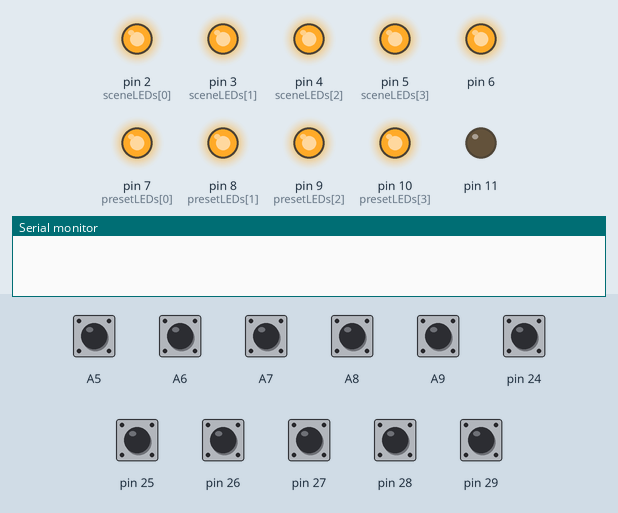
Recording of a program running on a simulated Teensy 3. On the bench: output pins drawn as LEDs (lit = HIGH), the last lines printed to the serial monitor. The inputs (shaded band) are chosen by the test bench; at power-on: A5–9, pin 24–29 HIGH. MIDI output is not drawn.

Above: at 1.2 s.
1.3 s: A5 pulled LOW for 0.15 s
At 2.5 s:
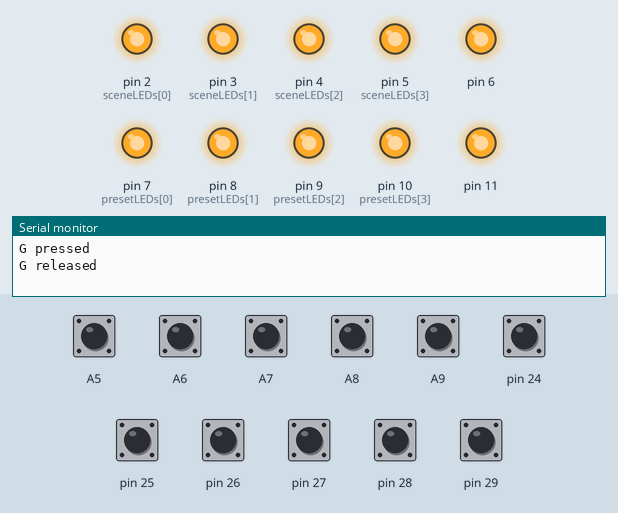
2.9 s: A6 pulled LOW for 0.15 s
At 3.8 s:
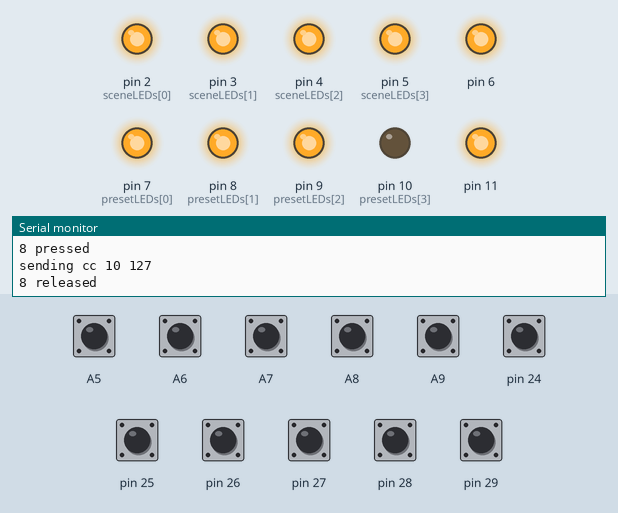
4.5 s: pin 28 pulled LOW for 0.15 s
At 5.0 s:
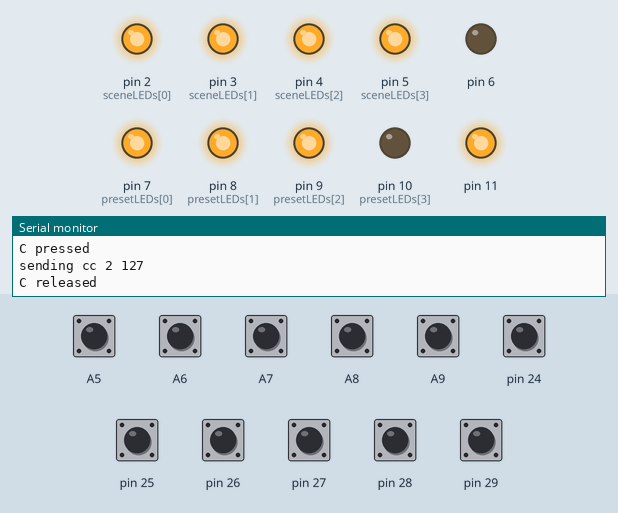
6.1 s: A7 pulled LOW for 0.15 s
At 7.3 s:
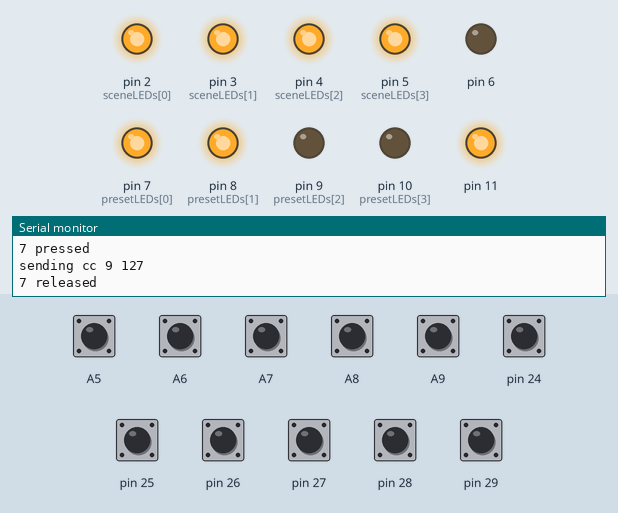
7.7 s: A8 pulled LOW for 0.15 s
At 8.7 s:
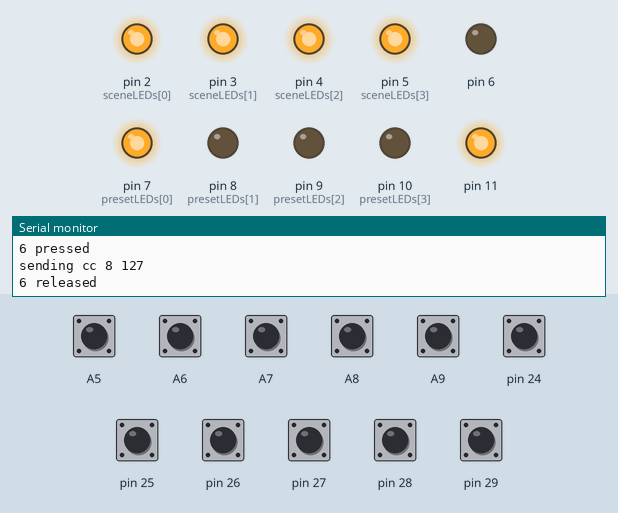
9.3 s: A9 pulled LOW for 0.15 s
At 9.9 s:
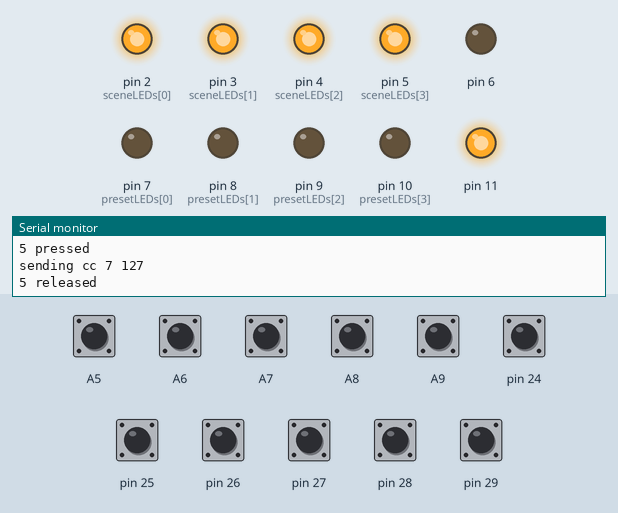
Timing chart, 0 to 11.9 s (numbered marks = the images above; inputs shaded):
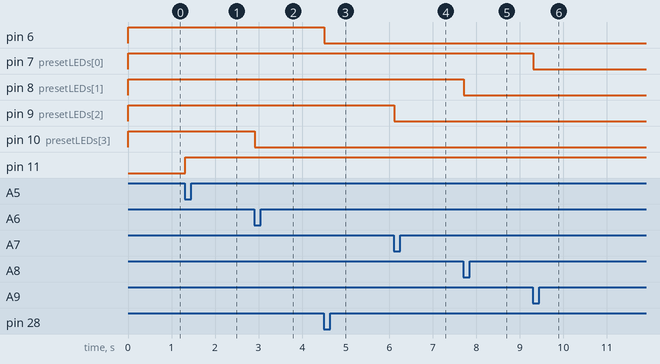

The program:

main.cpp
```cpp
/*
mode 1 - "preset mode"
sends CC/PGM combination for preset select, and CC for scene select
1-4: CC#1 (scene select 1-4)
5-8: CC#0/PGM preset select 1-4

mode 2 - "stomp mode"
sends CCs for block bypass/other switch functions
1-8: CC#3-10

both modes
b: CC#11 (tap tempo)
c: CC#2 (fx return bypass)
*/

#include <Arduino.h>
#include <MIDI.h>
#include "Footswitch.h"
#include "ModeFootswitch.h"

#define SWITCH_COUNT 10

MIDI_CREATE_INSTANCE(HardwareSerial, Serial5, MIDI);
Footswitch *switchesPresetMode[SWITCH_COUNT];
Footswitch *switchesStompMode[SWITCH_COUNT];
ModeFootswitch *modeFootswitch;

void setup()
{
  // PRESET MODE
  switchesPresetMode[0] = new Footswitch('1', 24, 2);  // scene 1
  switchesPresetMode[1] = new Footswitch('2', 25, 3);  // scene 2
  switchesPresetMode[2] = new Footswitch('3', 26, 4);  // scene 3
  switchesPresetMode[3] = new Footswitch('4', 27, 5);  // scene 4
  switchesPresetMode[4] = new Footswitch('B', 29, -1); // tap tempo
  switchesPresetMode[5] = new Footswitch('C', 28, 6);  // fx return
  switchesPresetMode[6] = new Footswitch('5', 23, 7);  // n/a
  switchesPresetMode[7] = new Footswitch('6', 22, 8);  // preset 1
  switchesPresetMode[8] = new Footswitch('7', 21, 9);  // preset 2
  switchesPresetMode[9] = new Footswitch('8', 20, 10); // preset 3
  switchesPresetMode[0]->setScene(1);
  switchesPresetMode[1]->setScene(2);
  switchesPresetMode[2]->setScene(3);
  switchesPresetMode[3]->setScene(4);
  switchesPresetMode[4]->setTapCC(11);
  switchesPresetMode[5]->setToggleCC(2);
  switchesPresetMode[7]->setPreset(506);
  switchesPresetMode[8]->setPreset(509);
  switchesPresetMode[9]->setPreset(507);

  // STOMP MODE
  switchesStompMode[0] = new Footswitch('1', 24, 2);  // drive 1
  switchesStompMode[1] = new Footswitch('2', 25, 3);  // drive 2
  switchesStompMode[2] = new Footswitch('3', 26, 4);  // chorus
  switchesStompMode[3] = new Footswitch('4', 27, 5);  // flanger
  switchesStompMode[4] = new Footswitch('B', 29, -1); // tap tempo
  switchesStompMode[5] = new Footswitch('C', 28, 6);  // fx return
  switchesStompMode[6] = new Footswitch('5', 23, 7);  // n/a
  switchesStompMode[7] = new Footswitch('6', 22, 8);  // phaser
  switchesStompMode[8] = new Footswitch('7', 21, 9);  // delay
  switchesStompMode[9] = new Footswitch('8', 20, 10); // auto swell
  switchesStompMode[0]->setToggleCC(3);
  switchesStompMode[1]->setToggleCC(4);
  switchesStompMode[2]->setToggleCC(5);
  switchesStompMode[3]->setToggleCC(6);
  switchesStompMode[4]->setTapCC(11);
  switchesStompMode[5]->setToggleCC(2);
  switchesStompMode[6]->setToggleCC(7);
  switchesStompMode[7]->setToggleCC(8);
  switchesStompMode[8]->setToggleCC(9);
  switchesStompMode[9]->setToggleCC(10);

  modeFootswitch = new ModeFootswitch('G', 19, 11, 12);

  MIDI.begin();
}

void loop()
{
  modeFootswitch->update();

  // if in preset mode, update preset mode switches
  if (!modeFootswitch->getCurrentMode())
  {
    for (int i = 0; i < SWITCH_COUNT; i++)
    {
      switchesPresetMode[i]->update();
      if (switchesPresetMode[i]->hasCC())
      {
        CCMessage msg = switchesPresetMode[i]->getCC();
        Serial.printf("sending cc %d %d\n", msg.cc, msg.val);
        MIDI.sendControlChange(msg.cc, msg.val, 1);
      }
      if (switchesPresetMode[i]->hasPgm())
      {
        int msg = switchesPresetMode[i]->getPgm();
        Serial.printf("sending pgm %d %d\n", msg);
        MIDI.sendProgramChange(msg, 1);
      }
    }
  }
  // otherwise update stomp mode switches
  else
  {
    for (int i = 0; i < SWITCH_COUNT; i++)
    {
      switchesStompMode[i]->update();
      if (switchesStompMode[i]->hasCC())
      {
        CCMessage msg = switchesStompMode[i]->getCC();
        Serial.printf("sending cc %d %d\n", msg.cc, msg.val);
        MIDI.sendControlChange(msg.cc, msg.val, 1);
      }
    }
  }
}
```

Footswitch.h
```cpp
#ifndef FOOTSWITCH_H
#define FOOTSWITCH_H
#include <Arduino.h>
#include <Bounce.h>

struct CCMessage
{
    int cc;
    int val;
};

class Footswitch
{
public:
    Footswitch(char letter, int footswitchPin, int ledPin);
    void setPreset(int p);
    void setScene(int s);
    void setToggleCC(int cc);
    void setTapCC(int cc);
    void update();
    bool hasCC();
    bool hasPgm();
    CCMessage getCC();
    int getPgm();

    char letter;
    Bounce footswitch;
    int ledPin;

private:
    int preset;
    int scene;
    int toggleCC;
    bool toggleState;
    int tapTempoCC;
    CCMessage ccMsg;
    int pgmMsg;

    const int presetLEDs[4] = {7, 8, 9, 10};
    const int sceneLEDs[4] = {2, 3, 4, 5};

    void selectPreset();
    void selectScene();
    void toggle();
    void tapTempo();
};

#endif // !FOOTSWITCH_H
```

ModeFootswitch.h
```cpp
#ifndef MODEFOOTSWITCH_H
#define MODEFOOTSWITCH_H
#include <Arduino.h>
#include <Bounce.h>

class ModeFootswitch
{
public:
    ModeFootswitch(char letter, int footswitchPin, int ledPin, int ledPin2);
    void update();
    bool getCurrentMode();

    char letter;
    Bounce footswitch;
    int ledPin;
    int ledPin2;

private:
    const int presetLEDs[4] = {7, 8, 9, 10};
    const int sceneLEDs[4] = {2, 3, 4, 5};
    bool currentMode;
};

#endif // !MODEFOOTSWITCH_H
```

Footswitch.cpp
```cpp
#include "Footswitch.h"

Footswitch::Footswitch(char letter, int footswitchPin, int ledPin) : letter(letter),
                                                                     footswitch(Bounce(footswitchPin, 10)),
                                                                     ledPin(ledPin),
                                                                     preset(-1),
                                                                     scene(-1),
                                                                     toggleCC(-1),
                                                                     toggleState(0),
                                                                     tapTempoCC(-1),
                                                                     ccMsg({-1, -1}),
                                                                     pgmMsg(-1)
{
    pinMode(footswitchPin, INPUT_PULLUP);
    pinMode(ledPin, OUTPUT);
    digitalWrite(ledPin, HIGH);
}

void Footswitch::setPreset(int p)
{
    preset = p;
}

void Footswitch::setScene(int s)
{
    scene = s;
}

void Footswitch::setToggleCC(int cc)
{
    toggleCC = cc;
}
void Footswitch::setTapCC(int cc)
{
    tapTempoCC = cc;
}

void Footswitch::update()
{
    // read switch position
    if (footswitch.update())
    {
        if (footswitch.fallingEdge())
        {
            Serial.printf("%c pressed\n", letter);
            if (preset > -1)
            {
                selectPreset();
            }
            else if (scene > -1)
            {
                selectScene();
            }
            else if (toggleCC > -1)
            {
                toggle();
            }
            else if (tapTempoCC > -1)
            {
                tapTempo();
            }
        }
        else if (footswitch.risingEdge())
        {
            Serial.printf("%c released\n", letter);
        }
    }
}
void Footswitch::selectPreset()
{
    if (preset == -1)
    {
        Serial.printf("no preset set for switch %c\n", letter);
        return;
    }

    // send 0-3 on CC#0 and pgm change 0-127 to select preset 0-511
    // fm3 manual page 142
    int cc = floor(preset / 128);
    int pgm = preset - (128 * cc);
    ccMsg = {0, cc};
    pgmMsg = pgm;

    // write LED state
    for (int i = 0; i < 4; i++)
        digitalWrite(presetLEDs[i], HIGH);
    digitalWrite(ledPin, LOW);
}

void Footswitch::selectScene()
{
    if (scene == -1)
    {
        Serial.printf("no preset set for switch %c\n", letter);
        return;
    }

    // FM3 scene change mapped to CC#1
    ccMsg = {1, scene - 1};

    // write LED state
    for (int i = 0; i < 4; i++)
        digitalWrite(sceneLEDs[i], HIGH);
    digitalWrite(ledPin, LOW);
}

void Footswitch::toggle()
{
    if (toggleCC == -1)
    {
        Serial.printf("no cc set for toggle switch %c\n", letter);
        return;
    }

    // send CC#toggleCC 127 or 0 based on toggle state
    toggleState = !toggleState;
    int cc = toggleState ? 127 : 0;
    ccMsg = {toggleCC, cc};

    // write LED state
    digitalWrite(ledPin, !toggleState);
}

void Footswitch::tapTempo()
{
    if (tapTempoCC == -1)
    {
        Serial.printf("no cc set for tapTempo switch %c\n", letter);
        return;
    }

    // send CC#tapCC 0
    ccMsg = {tapTempoCC, 0};
}

bool Footswitch::hasCC()
{
    if (ccMsg.cc == -1 && ccMsg.val == -1)
    {
        return false;
    }
    return true;
}

bool Footswitch::hasPgm()
{
    return pgmMsg != -1;
}

CCMessage Footswitch::getCC()
{
    CCMessage msg = ccMsg;
    ccMsg = {-1, -1};
    return msg;
}

int Footswitch::getPgm()
{
    int msg = pgmMsg;
    pgmMsg = -1;
    return msg;
}
```

ModeFootswitch.cpp
```cpp
#include "ModeFootswitch.h"

ModeFootswitch::ModeFootswitch(char letter, int footswitchPin, int ledPin, int ledPin2) : letter(letter),
                                                                                          footswitch(Bounce(footswitchPin, 10)),
                                                                                          ledPin(ledPin),
                                                                                          ledPin2(ledPin2),
                                                                                          currentMode(0)
{
    pinMode(footswitchPin, INPUT_PULLUP);
    pinMode(ledPin, OUTPUT);
    digitalWrite(ledPin, LOW);
    digitalWrite(ledPin2, HIGH);
}
void ModeFootswitch::update()
{
    // read switch position
    if (footswitch.update())
    {
        if (footswitch.fallingEdge())
        {
            Serial.printf("%c pressed\n", letter);
            for (int i = 0; i < 4; i++)
            {
                digitalWrite(presetLEDs[i], HIGH);
                digitalWrite(sceneLEDs[i], HIGH);
            }
            if (currentMode)
            {
                digitalWrite(ledPin, LOW);
                digitalWrite(ledPin2, HIGH);
                currentMode = 0;
            }
            else
            {
                digitalWrite(ledPin, HIGH);
                digitalWrite(ledPin2, LOW);
                currentMode = 1;
            }
        }
        else if (footswitch.risingEdge())
        {
            Serial.printf("%c released\n", letter);
        }
    }
}

bool ModeFootswitch::getCurrentMode()
{
    return currentMode;
}
```

Measured:
- after the input at 1.3 s, pin 11: LOW → HIGH at once
- after the input at 2.9 s, pin 10 (presetLEDs[3]): HIGH → LOW at once
- after the input at 4.5 s, pin 6: HIGH → LOW at once
- after the input at 6.1 s, pin 9 (presetLEDs[2]): HIGH → LOW at once
- after the input at 7.7 s, pin 8 (presetLEDs[1]): HIGH → LOW at once
- after the input at 9.3 s, pin 7 (presetLEDs[0]): HIGH → LOW at once
